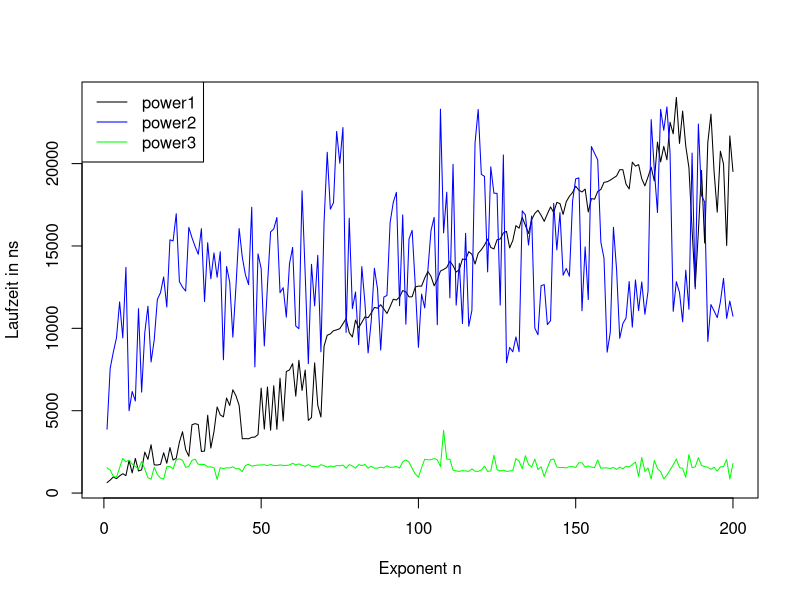

The R source for this figure:
## Musterloesung Blatt 01

library(testthat)
library(microbenchmark)

## Aufgabe 1

# ggt - Berechnet den groessten gemeinsamen Teiler 
# mit Hilfe des Euklidischen Algorithmuses.
# Negative Zahlen und b > a sind auch moeglich!
#
# Eingabe:
#   a - Ganze Zahl. 
#   b - Ganze Zahl.
# Ausgabe
#   Groesster gemeinsamer Teiler von a und b (ganze Zahl).
ggt <- function(a, b) {
  while(b != 0) {
    tmp <- a %% b
    a <- b
    b <- tmp
  }
  return(abs(a))
}

testGGT <- function() {
  test_that("simple cases", {
    expect_equal(ggt(0L, 1L), 1L)
    expect_equal(ggt(1L, 2L), 1L)
    expect_equal(ggt(26L, 34L), 2L)
    expect_equal(ggt(58L, 145L), 29L)
    expect_equal(ggt(1000001L, 1048576L), 1L)
  })
  
  # Aufeinanderfolgende Fibonacci. Zahlen haben jeweils ggt 1. Es gilt
  # ggt(F_n, F_(n+1)) == F_{ggt(n, n+1)} und ggt(n, n+1) == 1
  # Ausserdem ist die Anzahl der Divisionen maximal in diesem Fall.
  test_that("fibonacci numbers", {
    expect_equal(ggt(55L, 34L), 1L)
    expect_equal(ggt(-55L, 34L), 1L)
    expect_equal(ggt(55L, -34L), 1L)
    expect_equal(ggt(-55L, -34L), 1L)
  })
}

testGGT()

# Testbeispiele wurden gewaehlt nach den Kriterien:
# 1) Die Wahrheit muss bekannt oder ueberpruefbar sein, ansonsten
# 2) Die Testfaelle sollten moeglichst unterschiedlich sein und moeglichst
#    alle Ablaeufe in der Funktion abtesten. Jedes Gebiet des Eingaberaums,
#    das ein anderen Verhalten haben koennte, sollte getestet werden
# 3) Vor allem Randfaelle sind interessant
# 4) Nicht zu vergessen: Die Tests sollten schnell sein


## Aufgabe 2
# Siehe PDF


## Aufgabe 3

## power1 - Setzt rekursive Multiplikation um, um n-te Potenzen zu berechnen.
## Eingabe:   x - Basis, reelle Zahl
##            n - Exponent, natuerliche Zahl
## Ausgabe:   Ergebnis x^n, numerischer Wert

power1 <- function(x, n){
  base <- x
  repeat{
    if(n == 1)
      return(x)
    x <- x * base
    n <- n - 1
  }
}

# Hilfsfunktion: Ist eine eingegebene Zahl gerade?

isOdd <- function(x) (x %% 2) == 1

testIsOdd <- function() {
  expect_equal(isOdd(2), FALSE)
  expect_equal(isOdd(3), TRUE)
}
testIsOdd()

## power2 - Setzt bessere rekursive Multiplikation um, um n-te Potenzen zu berechnen.
## Eingabe:   x - Basis, reelle Zahl
##            n - Exponent, natuerliche Zahl
## Ausgabe:   Liste:  power - numerisches Ergebnis x^n
##                    mults - Anzahl benoetigter Multiplikationen

power2 <- function(x, n) {
  res <- 1
  mults <- 0
  while(n != 0) {
    if(isOdd(n)) {
      res <- res * x
      mults <- mults + 1
      n <- n - 1
    } else {
      x <- x * x
      mults <- mults + 1
      n <- n / 2
    }
  }
  return(list(power = res, mults = mults))
}


power3 <- function(x, n){
  return(x^n)
}

## Optionen in microbenchmark: Setze times auf 1000 statt default 100, um robustere
## Schaetzungen zu erhalten. unit = "ns" fuer Nanosekunden, fuer Vergleichbarkeit.

mean(microbenchmark(power1(1.5, 200), unit = "ns", times = 1000)$time)
# 10482
mean(microbenchmark(power2(1.5, 200), unit = "ns", times = 1000)$time)
# 6257
mean(microbenchmark(power3(1.5, 200), unit = "ns", times = 1000)$time)
# 483

## Wenig ueberraschend ist die voll-rekursive Methode sehr ineffizient. Unsere
## Aenderungen in power2 bringen zwar Verbesserung, kommen aber nicht annaehernd
## an die Basis-Implementierung in R heran.
## Unter anderem das Zaehlen der Multiplikationen benoetigt natuerlich auch Zeit.

## Fuer eine Grafik:

res1 <- sapply(1:200, function(n) mean(microbenchmark(power1(1.5, n), unit = "ns", times = 1000)$time))
res2 <- sapply(1:200, function(n) mean(microbenchmark(power2(1.5, n), unit = "ns", times = 1000)$time))
res3 <- sapply(1:200, function(n) mean(microbenchmark(power3(1.5, n), unit = "ns", times = 1000)$time))

plot(1:200, res1, type = "l", ylab = "Laufzeit in ns", xlab = "Exponent n")
points(1:200, res2, type = "l", col = "blue")
points(1:200, res3, type = "l", col = "green")
legend(x="topleft", lty = 1, col = c("black", "blue", "green"), legend = c("power1", "power2", "power3"))

rm(res1, res2, res3)

## Gut zu sehen: Die Laufzeit von power1 steigt linear in n. Die Laufzeit von 
## power2 steigt global nicht linear, hat aber starke Schwankungen. 
## Vergleiche dazu x^7 und x^8: 
## x^8 benoetigt nur 4 Multiplikationen, x^7 benoetigt 5 Multiplikationen.
